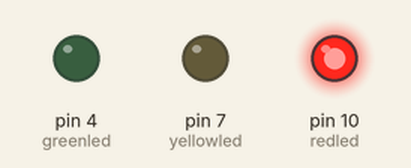
A sketch run on a simulated Arduino Uno, built with avr-gcc and run on an emulated ATmega328P. On the bench: output pins drawn as LEDs (lit = HIGH).

Above: at 0.5 s.
At 1.5 s:
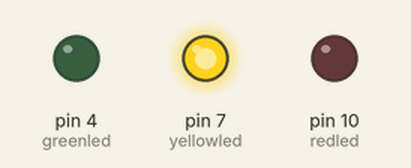
At 5.5 s:
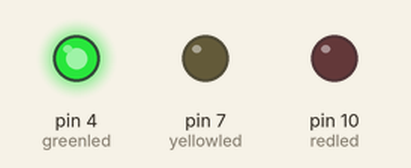
Timing chart, 0 to 6.9 s (numbered marks = the images above):
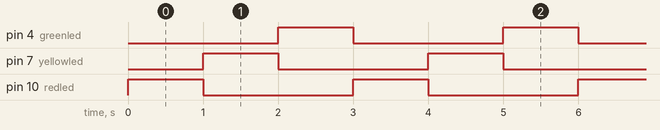

Measured:
- by itself, pin 4 (greenled), pin 7 (yellowled), pin 10 (redled): alternates HIGH for 1.0 s and LOW for 2.0 s
- by itself, everything shown: repeats every 3.0 s, in 4 steps

The sketch:

code5.ino
```cpp
//============================智宇科技===========================
//  例程5-交通灯
//===============================================================
int redled =10; //定义数字10 接口
int yellowled =7; //定义数字7 接口
int greenled =4; //定义数字4 接口
void setup()
{
  pinMode(redled, OUTPUT);//定义红色小灯接口为输出接口
  pinMode(yellowled, OUTPUT); //定义黄色小灯接口为输出接口
  pinMode(greenled, OUTPUT); //定义绿色小灯接口为输出接口
}
void loop()
{
  digitalWrite(redled, HIGH);//点亮红色小灯
  delay(1000);//延时1 秒
  digitalWrite(redled, LOW); //熄灭红色小灯
  digitalWrite(yellowled, HIGH);//点亮黄色小灯
  delay(1000); // 延时1 秒
  digitalWrite(yellowled, LOW);//熄灭黄色小灯
  digitalWrite(greenled, HIGH);//点亮绿色小灯
  delay(1000);//延时1 秒
  digitalWrite(greenled, LOW);//熄灭绿色小灯
}
```
